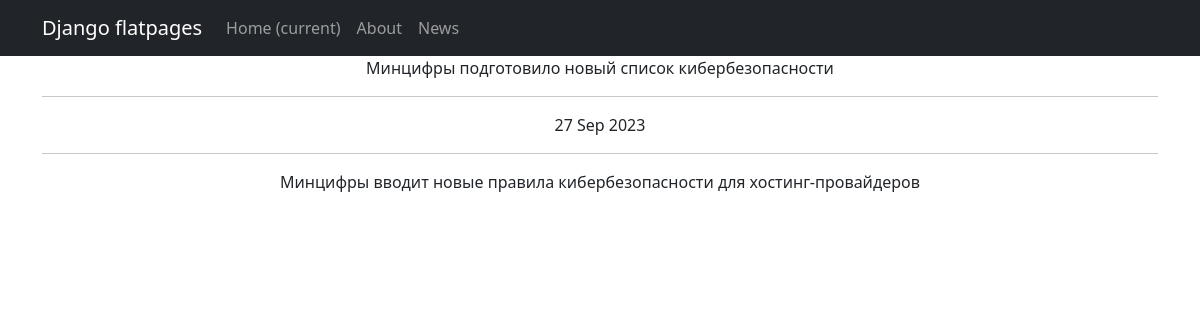
Screenshot of /news/3 with the database file from the repository.
### news/models.py (models this page shows, shortened)
class Post(models.Model):
    author = models.ForeignKey(Author, on_delete=models.CASCADE)
    NEWS = 'NW'
    ARTICLE = 'AR'
    CATEGORY_CHOICES = (
        (NEWS, 'Новость'),
        (ARTICLE, 'Статья'),
    )
    categoryType = models.CharField(max_length=2, choices=CATEGORY_CHOICES, default=ARTICLE)
    dateCreation = models.DateTimeField(auto_now_add=True)
    title = models.CharField(max_length=128)
    text = models.TextField()
    rating = models.SmallIntegerField(default=0)
    category = models.ManyToManyField(Category, through='PostCategory')

### news/views.py (the view)
# urls.py: path('<int:pk>', NewDetail.as_view(), name='post_detail'),
class NewDetail(DetailView):
    model = Post
    template_name = 'new.html'
    context_object_name = 'new'

### news/templates/flatpages/new.html (shortened to what this page needs)
{% extends 'flatpages/default.html' %}
{% block content %}
<tr>{{new.title}}</tr>
<hr>
<tr>{{new.dateCreation|date:'d M Y'}}</tr>
<hr>
<tr>{{new.text}}</tr>
{% endblock content %}

### rows the page displays
Post: title "Минцифры подготовило новый список кибербезопасности", dateCreation "27 Sep 2023", text "Минцифры вводит новые правила кибербезопасности для хостинг-провайдеров"
